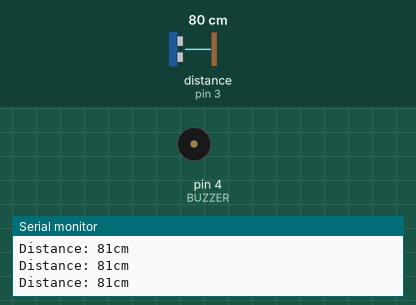
The sketch below on a simulated Arduino Uno, built with avr-gcc and run on an emulated ATmega328P. On the bench: buzzer (waves = sounding, pin HIGH), the last lines printed to the serial monitor. The inputs (shaded band) are chosen by the test bench; at power-on: distance to the obstacle (sensor on pin 3) 80 cm. The echo pulse lasts 58.3 µs per cm.

Above: at 1.2 s.
1.3 s: distance to the obstacle (sensor on pin 3) set to 52 cm
2.8 s: distance to the obstacle (sensor on pin 3) set to 44 cm
At 4.0 s:
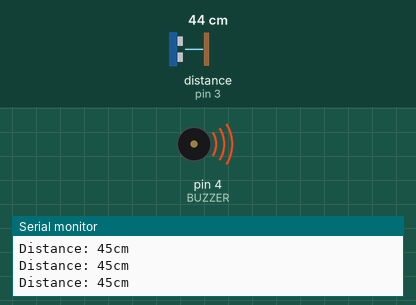
4.3 s: distance to the obstacle (sensor on pin 3) set to 60 cm
At 4.9 s:
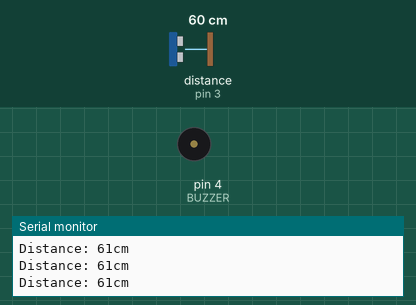
5.8 s: distance to the obstacle (sensor on pin 3) set to 2 cm
At 6.9 s:
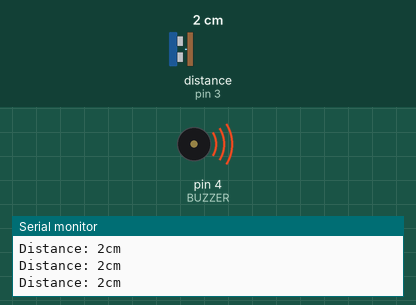
Timing chart, 0 to 8.3 s (numbered marks = the images above; inputs shaded):
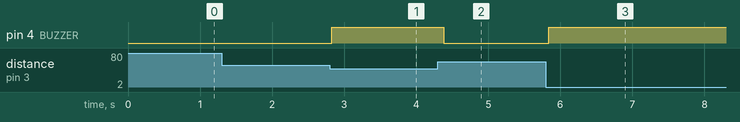

The sketch:

SonarTest.ino
```cpp
#include<NewPing.h>

#define BUZZER 4
#define TRIGGER 2
#define ECHO 3
#define Max_Distance 200

NewPing DistanceSensor(TRIGGER, ECHO, Max_Distance);

int buzz;
void setup()
{
  pinMode(BUZZER, OUTPUT);
  digitalWrite(BUZZER, LOW);
  Serial.begin(9600);
}

void loop()
{
  unsigned int cm = DistanceSensor.ping_cm();
  if(cm != 0)
  {
    Serial.print("Distance: ");
    Serial.print(cm);
    Serial.println("cm");
  }

  buzz = cm;
  if(buzz<50 && buzz!= 0)
  {
    digitalWrite(BUZZER, HIGH);
  }
  else digitalWrite(BUZZER, LOW);

  delay(100);
}
```

Measured:
- the behaviour switches between 49 and 48 cm on distance to the obstacle (sensor on pin 3) (found by bisection; images 0 and 1)
- after the input at 2.8 s, pin 4 (BUZZER): LOW → HIGH at once
- after the input at 4.3 s, pin 4 (BUZZER): HIGH → LOW after 0.08 s
- after the input at 5.8 s, pin 4 (BUZZER): LOW → HIGH at once
